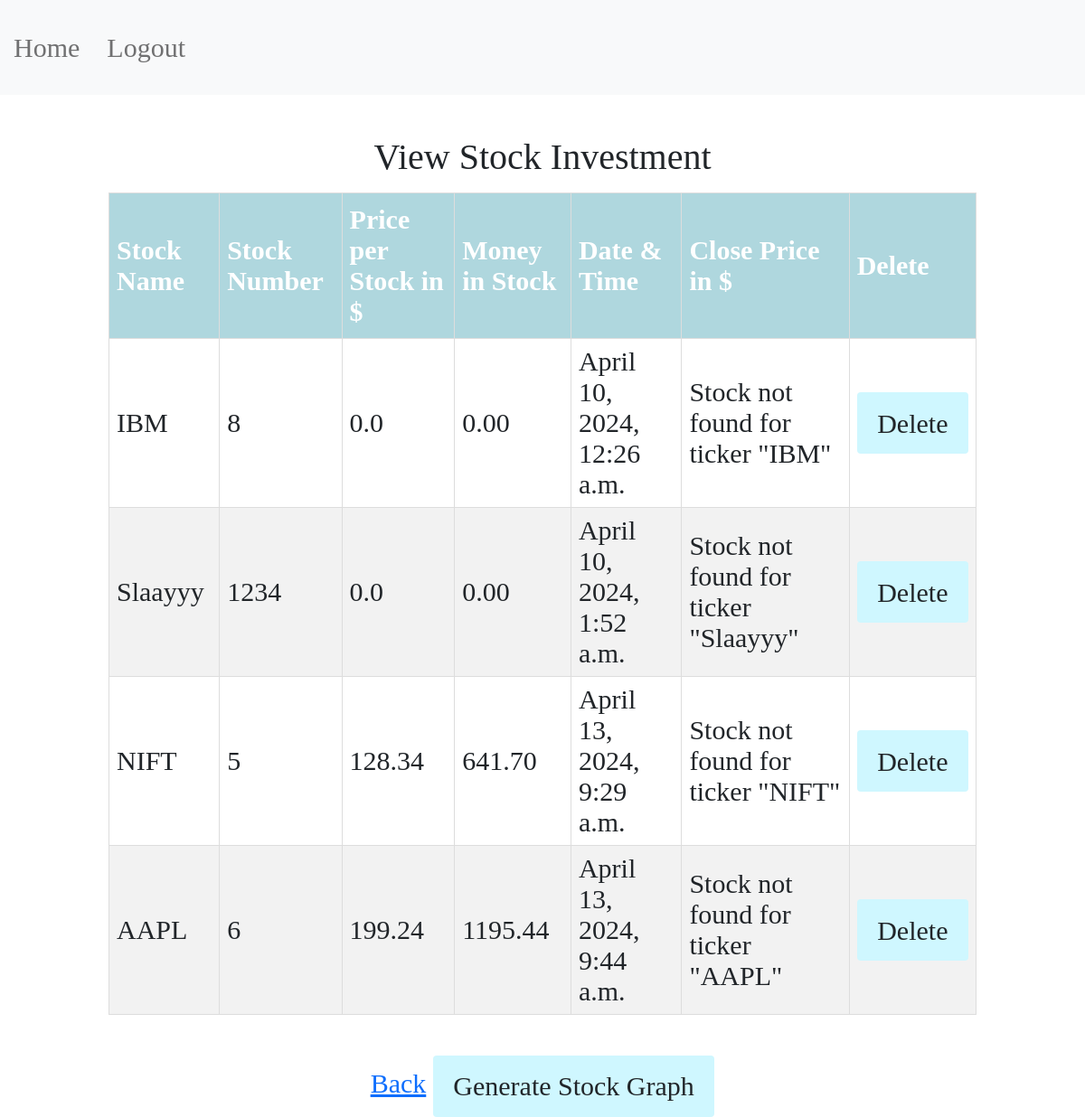
The app's page /view/ (signed in) with its own data.
### fin_app/models.py (models this page shows, shortened)
class StockModel(models.Model):
    user = models.ForeignKey(User, on_delete=models.CASCADE)
    stock_id = models.IntegerField(primary_key=True)
    stock_name = models.CharField(max_length=10000000000)
    stock_number = models.IntegerField()
    stock_pps = models.FloatField(default=0.0)
    stock_money = models.FloatField(default=0.0)
    created = models.DateTimeField(auto_now_add=True)
    close_price = models.FloatField(default=0.0)  # New field to store close price

### fin_app/views.py (the view)
# urls.py: path("view/", view, name = "view"),
def view(request):
    if request.user.is_authenticated:
        user = request.user
        form = StockForm()
        todos = StockModel.objects.filter(user=user)
        return render(request, "view.html", {"form": form, "todos": todos})

### collector_app/templatetags/yfinance_tags.py (called while the page is built)
@register.simple_tag
def load_yfinance_data(ticker):
    try:
        crypto = yf.Ticker(ticker)
        data = crypto.history(period="30d")
        if not data.empty:
            close_price = data['Close'].iloc[-1]
            return close_price
    except Exception as e:
        print(f"Error retrieving data for ticker '{ticker}': {e}")
    return None

### fin_app/templatetags/custom_filters.py (called while the page is built)
@register.filter
def multiply(value, arg):
    return value * arg

### fin_app/templates/view.html (shortened to what this page needs)
{% extends 'base.html' %}
{% load yfinance_tags %}
{% load custom_filters %}
{% block content %}
    <center>
        <br>
        <h1 class="heading">View Stock Investment</h1>
        <table id="view">
            <thead>
                <tr>
                    <th>Stock Name</th>
                    <th>Stock Number</th>
                    <th>Price per Stock in $</th>
                    <th>Money in Stock </th>
                    <th>Date & Time</th>
                    <th>Close Price in $</th>
                    <th>Delete</th>
                </tr>
            </thead>
            <tbody>
                {% for todo in todos %}
                    <tr>
                        <td>{{ todo.stock_name }}</td>
                        <td>{{ todo.stock_number }}</td>
                        <td>{{ todo.stock_pps }}</td>
                        <td>{{ todo.stock_number|multiply:todo.stock_pps|floatformat:2 }}</td>
                        <td>{{ todo.created }}</td>
                        <td>
                            {% with ticker=todo.stock_name %}
                                {% load_yfinance_data ticker as data %}
                                {% if data %}
                                    {% if data %}
                                        {{ data }}
                                    {% else %}
                                        Stock data not available for ticker "{{ ticker }}"
                                    {% endif %}
                                {% else %}
                                    Stock not found for ticker "{{ ticker }}"
                                {% endif %}
                            {% endwith %}
                        </td>
                        <td>
                            <a href="{% url 'delete_stock' id=todo.stock_id %}" onclick="return confirm('Are you sure?')">
                                <button class="btn">Delete</button>
                            </a>
                        </td>
                    </tr>
                {% endfor %}
            </tbody>
        </table>
        <br>
        <a href="{% url 'home' %}">Back</a>
        <a href="{% url 'stock_graph' %}"> <button class="btn">Generate Stock Graph</button></a>
    </center>
{% endblock %}

### records on screen
StockModel: stock_name "IBM", stock_number "8", stock_pps "0.0", stock_number|multiply "0.00", created "April 10, 2024, 12:26 a.m."
StockModel: stock_name "Slaayyy", stock_number "1234", stock_pps "0.0", stock_number|multiply "0.00", created "April 10, 2024, 1:52 a.m."
StockModel: stock_name "NIFT", stock_number "5", stock_pps "128.34", stock_number|multiply "641.70", created "April 13, 2024, 9:29 a.m."
StockModel: stock_name "AAPL", stock_number "6", stock_pps "199.24", stock_number|multiply "1195.44", created "April 13, 2024, 9:44 a.m."
